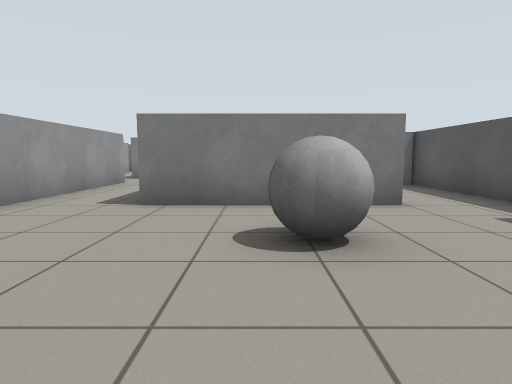
view 1 (above)

14 first-person views from a walk through a robot-simulator world made for Gazebo. The camera is 0.8 m above the floor, tilts 6° down and sees 75° across. The lines on the ground mark 1 m squares. The floor is counted in squares, 1 m on a side. Each view is taken from the middle of a square. On the plan, view 1 faces up. The plan holds only what a view shows up to about 11 squares ahead; the rest is blank. The place goes on beyond the plan.

view 2
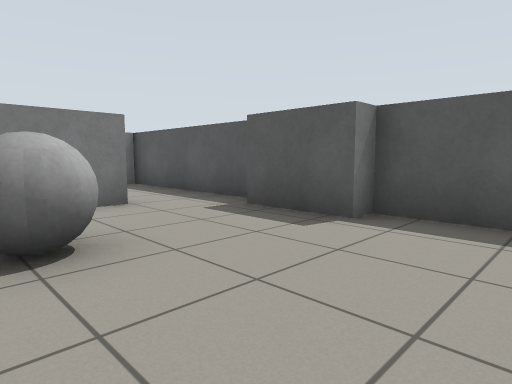

view 3
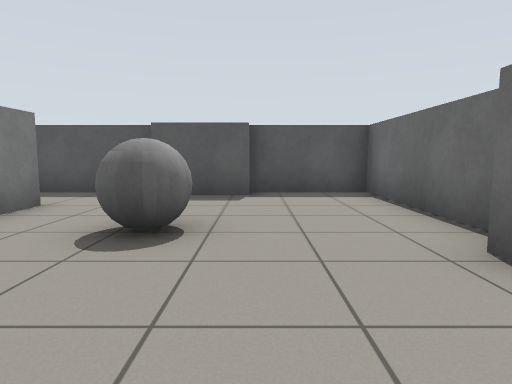

view 4
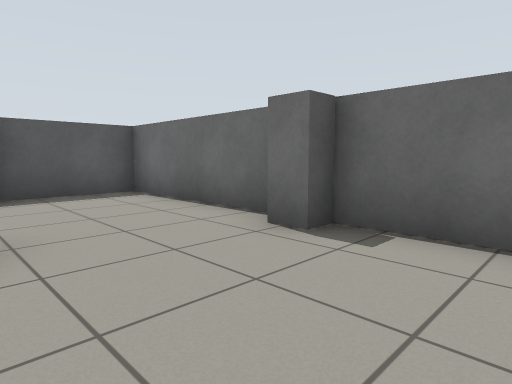

view 5
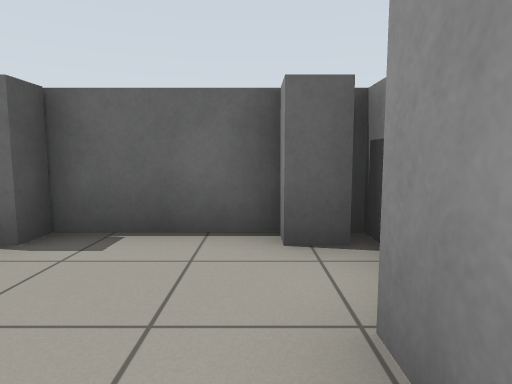

view 6
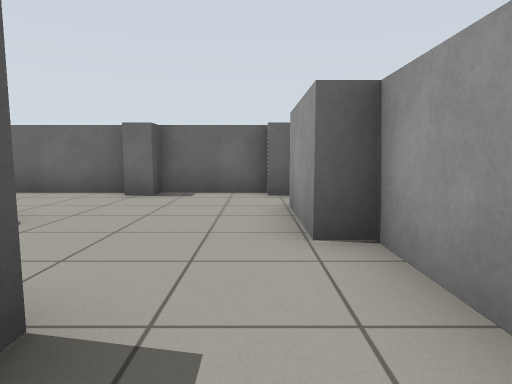

view 7
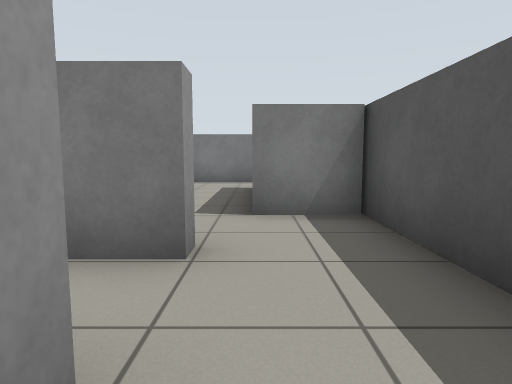

view 8
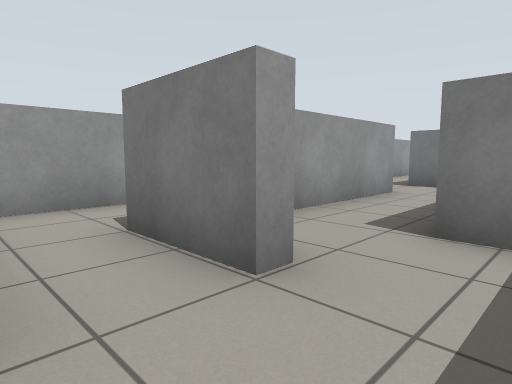

view 9
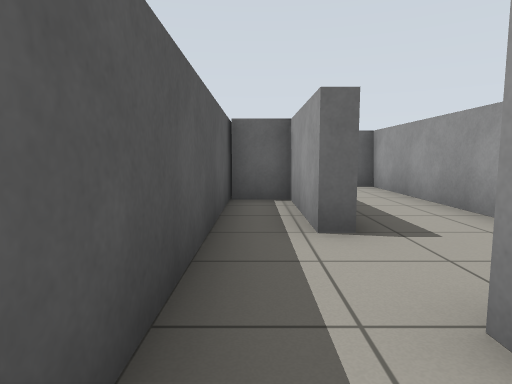

view 10
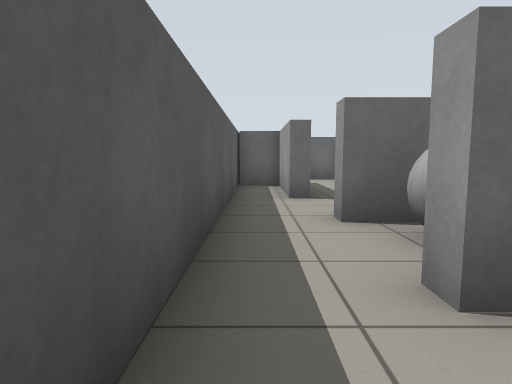

view 11
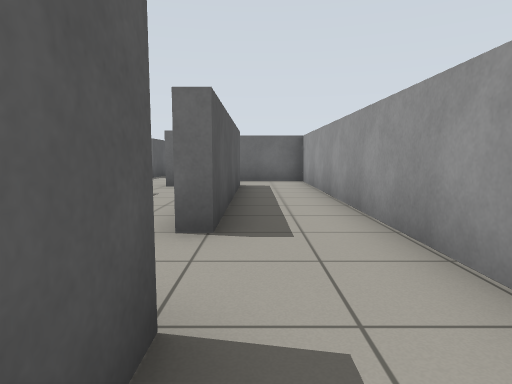

view 12
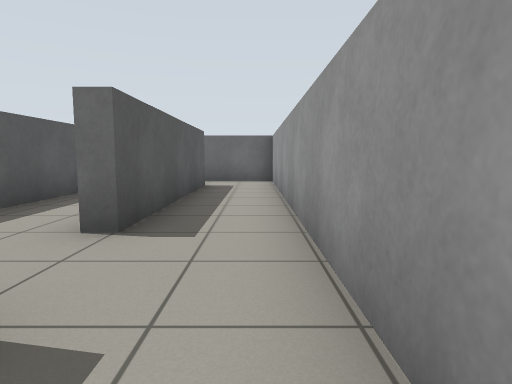

view 13
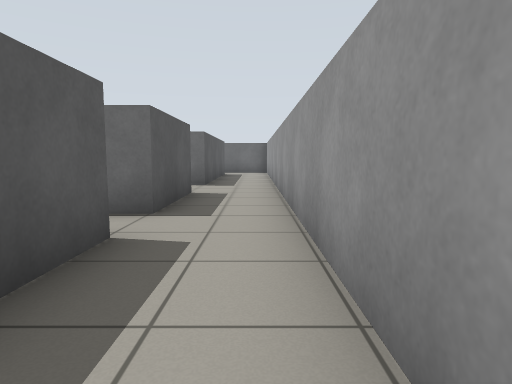

view 14
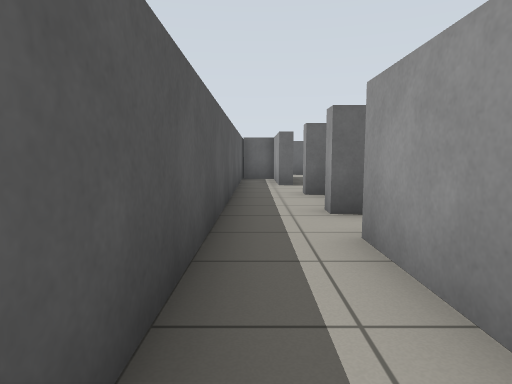

### Floor plan
Ten units are one square. View 1 is at (0, 0); x grows to the right and y downward. Boxes are objects, and circles mark ways between rooms. Rooms are numbered by the first view taken in them; rooms with no view inside come last. Other rooms are left out.
<svg viewBox="-47 -230 97 240">
<path fill="none" stroke="#000" d="M25 -55 -20 -55M-36 -39 -36 -15M45 -42 45 -54M-42 5 45 5 45 -22M-42 -106 -42 -39M25 -80 25 -76M34 -96 29 -96M45 -54 45 -94M29 -136 33 -136 33 -108M19 -160 29 -160 29 -156 14 -156M8 -136 8 -80 25 -80M29 -184 29 -179M29 -96 29 -120M45 -94 45 -225M29 -218 29 -198M14 -156 4 -156 4 -184 29 -184M4 -198 4 -212M-16 -224 -16 -60 8 -60M25 -76 4 -76 4 -136 8 -136"/>
<rect x="-15" y="-5" width="10" height="10" fill="#bbb"><title>grey box</title></rect>
<rect x="-5" y="-35" width="20" height="10" fill="#bbb"><title>grey ball</title></rect>
<rect x="35" y="-45" width="10" height="30" fill="#bbb"><title>grey box</title></rect>
<rect x="15" y="-175" width="10" height="10" fill="#bbb"><title>grey ball</title></rect>
<rect x="35" y="-105" width="10" height="10" fill="#bbb"><title>grey box</title></rect>
<circle cx="35" cy="-60" r="3" fill="#2a7"/>
<circle cx="30" cy="-95" r="3" fill="#2a7"/>
<circle cx="15" cy="-70" r="3" fill="#2a7"/>
<circle cx="10" cy="-145" r="3" fill="#2a7"/>
<circle cx="15" cy="-190" r="3" fill="#2a7"/>
<text x="0" y="-50">1</text>
<text x="30" y="-80">2</text>
<text x="30" y="-150">3</text>
<text x="0" y="-150">4</text>
</svg>
Room 1 opens to room 2. Room 2 opens to room 3. Room 2 opens to room 4. Room 3 opens to room 4.

Where each view was taken, in squares from view 1:
view 1: 0 up, 0 right, facing up
view 2: 0 up, 0 right, facing up-right
view 3: 2 up, 3 left, facing right
view 4: 3 up, 3 left, facing down-right
view 5: 3 up, 3 left, facing down
view 6: 7 up, 3 left, facing down
view 7: 5 up, 3 right, facing up
view 8: 6 up, 4 right, facing up-left
view 9: 17 up, 4 right, facing down
view 10: 20 up, 4 right, facing down
view 11: 17 up, 0 right, facing down
view 12: 17 up, 1 left, facing down
view 13: 23 up, 1 left, facing down
view 14: 23 up, 4 right, facing down
